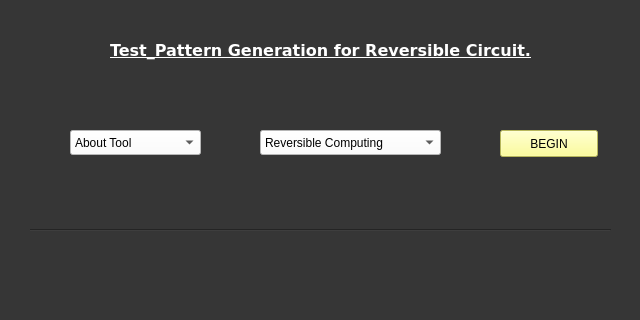
<?xml version="1.0" encoding="UTF-8"?>
<ui version="4.0">
 <class>FaultTesting</class>
 <widget class="QMainWindow" name="FaultTesting">
  <property name="geometry">
   <rect>
    <x>0</x>
    <y>0</y>
    <width>640</width>
    <height>320</height>
   </rect>
  </property>
  <property name="minimumSize">
   <size>
    <width>640</width>
    <height>320</height>
   </size>
  </property>
  <property name="maximumSize">
   <size>
    <width>640</width>
    <height>320</height>
   </size>
  </property>
  <property name="sizeIncrement">
   <size>
    <width>5</width>
    <height>4</height>
   </size>
  </property>
  <property name="windowTitle">
   <string>MainWindow</string>
  </property>
  <property name="styleSheet">
   <string notr="true">background-color: rgb(54, 54, 54);</string>
  </property>
  <widget class="QWidget" name="centralwidget">
   <widget class="QLabel" name="label">
    <property name="geometry">
     <rect>
      <x>110</x>
      <y>10</y>
      <width>431</width>
      <height>81</height>
     </rect>
    </property>
    <property name="maximumSize">
     <size>
      <width>640</width>
      <height>320</height>
     </size>
    </property>
    <property name="font">
     <font>
      <family>DejaVu Sans</family>
      <pointsize>12</pointsize>
      <weight>75</weight>
      <bold>true</bold>
      <underline>true</underline>
     </font>
    </property>
    <property name="styleSheet">
     <string notr="true">color: rgb(255, 255, 255);</string>
    </property>
    <property name="text">
     <string>Test_Pattern Generation for Reversible Circuit.</string>
    </property>
   </widget>
   <widget class="Line" name="line">
    <property name="geometry">
     <rect>
      <x>30</x>
      <y>220</y>
      <width>581</width>
      <height>20</height>
     </rect>
    </property>
    <property name="orientation">
     <enum>Qt::Horizontal</enum>
    </property>
   </widget>
   <widget class="QComboBox" name="comboBox">
    <property name="geometry">
     <rect>
      <x>70</x>
      <y>130</y>
      <width>131</width>
      <height>25</height>
     </rect>
    </property>
    <property name="styleSheet">
     <string notr="true">background-color: rgb(255, 255, 255);
alternate-background-color: rgb(0, 170, 127);</string>
    </property>
    <item>
     <property name="text">
      <string>About Tool</string>
     </property>
    </item>
    <item>
     <property name="text">
      <string>User Manual</string>
     </property>
    </item>
    <item>
     <property name="text">
      <string>Help</string>
     </property>
    </item>
   </widget>
   <widget class="QComboBox" name="comboBox_2">
    <property name="geometry">
     <rect>
      <x>260</x>
      <y>130</y>
      <width>181</width>
      <height>25</height>
     </rect>
    </property>
    <property name="styleSheet">
     <string notr="true">background-color: rgb(255, 255, 255);
alternate-background-color: rgb(170, 255, 255);</string>
    </property>
    <item>
     <property name="text">
      <string>Reversible Computing</string>
     </property>
    </item>
    <item>
     <property name="text">
      <string>Reversible Vs Conventional</string>
     </property>
    </item>
    <item>
     <property name="text">
      <string>Reversible Gates</string>
     </property>
    </item>
    <item>
     <property name="text">
      <string>Reversible Gate Library</string>
     </property>
    </item>
    <item>
     <property name="text">
      <string>Properties of RC</string>
     </property>
    </item>
   </widget>
   <widget class="QPushButton" name="run">
    <property name="geometry">
     <rect>
      <x>500</x>
      <y>130</y>
      <width>98</width>
      <height>27</height>
     </rect>
    </property>
    <property name="styleSheet">
     <string notr="true">color: rgb(0, 0, 0);
background-color: rgb(255, 255, 127);</string>
    </property>
    <property name="text">
     <string>BEGIN</string>
    </property>
   </widget>
  </widget>
  <widget class="QMenuBar" name="menubar">
   <property name="geometry">
    <rect>
     <x>0</x>
     <y>0</y>
     <width>640</width>
     <height>23</height>
    </rect>
   </property>
  </widget>
  <widget class="QStatusBar" name="statusbar"/>
 </widget>
 <resources/>
 <connections/>
</ui>
